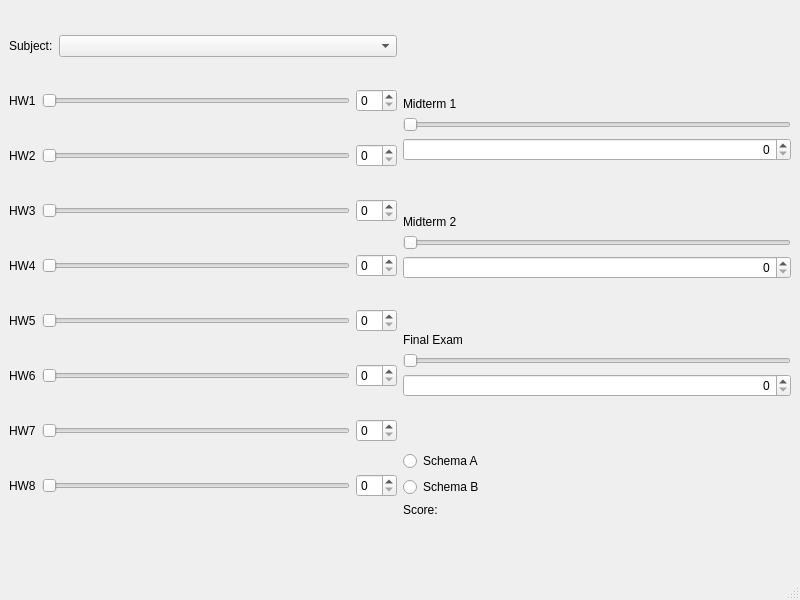
<?xml version="1.0" encoding="UTF-8"?>
<ui version="4.0">
 <class>MainWindow</class>
 <widget class="QMainWindow" name="MainWindow">
  <property name="geometry">
   <rect>
    <x>0</x>
    <y>0</y>
    <width>800</width>
    <height>600</height>
   </rect>
  </property>
  <property name="windowTitle">
   <string>MainWindow</string>
  </property>
  <widget class="QWidget" name="centralwidget">
   <layout class="QHBoxLayout" name="horizontalLayout_11">
    <item>
     <layout class="QVBoxLayout" name="verticalLayout">
      <item>
       <layout class="QHBoxLayout" name="horizontalLayout_9">
        <item>
         <widget class="QLabel" name="label">
          <property name="sizePolicy">
           <sizepolicy hsizetype="Preferred" vsizetype="Fixed">
            <horstretch>0</horstretch>
            <verstretch>0</verstretch>
           </sizepolicy>
          </property>
          <property name="text">
           <string>Subject:</string>
          </property>
         </widget>
        </item>
        <item>
         <widget class="QComboBox" name="comboBox">
          <property name="sizePolicy">
           <sizepolicy hsizetype="Expanding" vsizetype="Fixed">
            <horstretch>0</horstretch>
            <verstretch>0</verstretch>
           </sizepolicy>
          </property>
         </widget>
        </item>
       </layout>
      </item>
      <item>
       <layout class="QHBoxLayout" name="horizontalLayout">
        <item>
         <widget class="QLabel" name="label_2">
          <property name="text">
           <string>HW1</string>
          </property>
         </widget>
        </item>
        <item>
         <widget class="QSlider" name="horizontalSlider">
          <property name="maximum">
           <number>20</number>
          </property>
          <property name="orientation">
           <enum>Qt::Horizontal</enum>
          </property>
         </widget>
        </item>
        <item>
         <widget class="QSpinBox" name="hw1">
          <property name="maximum">
           <number>20</number>
          </property>
         </widget>
        </item>
       </layout>
      </item>
      <item>
       <layout class="QHBoxLayout" name="horizontalLayout_2">
        <item>
         <widget class="QLabel" name="label_3">
          <property name="text">
           <string>HW2</string>
          </property>
         </widget>
        </item>
        <item>
         <widget class="QSlider" name="horizontalSlider_2">
          <property name="maximum">
           <number>20</number>
          </property>
          <property name="orientation">
           <enum>Qt::Horizontal</enum>
          </property>
         </widget>
        </item>
        <item>
         <widget class="QSpinBox" name="hw2">
          <property name="maximum">
           <number>20</number>
          </property>
         </widget>
        </item>
       </layout>
      </item>
      <item>
       <layout class="QHBoxLayout" name="horizontalLayout_3">
        <item>
         <widget class="QLabel" name="label_4">
          <property name="text">
           <string>HW3</string>
          </property>
         </widget>
        </item>
        <item>
         <widget class="QSlider" name="horizontalSlider_3">
          <property name="maximum">
           <number>20</number>
          </property>
          <property name="orientation">
           <enum>Qt::Horizontal</enum>
          </property>
         </widget>
        </item>
        <item>
         <widget class="QSpinBox" name="hw3">
          <property name="maximum">
           <number>20</number>
          </property>
         </widget>
        </item>
       </layout>
      </item>
      <item>
       <layout class="QHBoxLayout" name="horizontalLayout_4">
        <item>
         <widget class="QLabel" name="label_5">
          <property name="text">
           <string>HW4</string>
          </property>
         </widget>
        </item>
        <item>
         <widget class="QSlider" name="horizontalSlider_4">
          <property name="maximum">
           <number>20</number>
          </property>
          <property name="orientation">
           <enum>Qt::Horizontal</enum>
          </property>
         </widget>
        </item>
        <item>
         <widget class="QSpinBox" name="hw4">
          <property name="maximum">
           <number>20</number>
          </property>
         </widget>
        </item>
       </layout>
      </item>
      <item>
       <layout class="QHBoxLayout" name="horizontalLayout_5">
        <item>
         <widget class="QLabel" name="label_6">
          <property name="text">
           <string>HW5</string>
          </property>
         </widget>
        </item>
        <item>
         <widget class="QSlider" name="horizontalSlider_5">
          <property name="maximum">
           <number>20</number>
          </property>
          <property name="orientation">
           <enum>Qt::Horizontal</enum>
          </property>
         </widget>
        </item>
        <item>
         <widget class="QSpinBox" name="hw5">
          <property name="maximum">
           <number>20</number>
          </property>
         </widget>
        </item>
       </layout>
      </item>
      <item>
       <layout class="QHBoxLayout" name="horizontalLayout_6">
        <item>
         <widget class="QLabel" name="label_7">
          <property name="text">
           <string>HW6</string>
          </property>
         </widget>
        </item>
        <item>
         <widget class="QSlider" name="horizontalSlider_7">
          <property name="maximum">
           <number>20</number>
          </property>
          <property name="orientation">
           <enum>Qt::Horizontal</enum>
          </property>
         </widget>
        </item>
        <item>
         <widget class="QSpinBox" name="hw6">
          <property name="maximum">
           <number>20</number>
          </property>
         </widget>
        </item>
       </layout>
      </item>
      <item>
       <layout class="QHBoxLayout" name="horizontalLayout_7">
        <item>
         <widget class="QLabel" name="label_8">
          <property name="text">
           <string>HW7</string>
          </property>
         </widget>
        </item>
        <item>
         <widget class="QSlider" name="horizontalSlider_6">
          <property name="maximum">
           <number>20</number>
          </property>
          <property name="orientation">
           <enum>Qt::Horizontal</enum>
          </property>
         </widget>
        </item>
        <item>
         <widget class="QSpinBox" name="hw7">
          <property name="maximum">
           <number>20</number>
          </property>
         </widget>
        </item>
       </layout>
      </item>
      <item>
       <layout class="QHBoxLayout" name="horizontalLayout_8">
        <item>
         <widget class="QLabel" name="label_9">
          <property name="text">
           <string>HW8</string>
          </property>
         </widget>
        </item>
        <item>
         <widget class="QSlider" name="horizontalSlider_8">
          <property name="maximum">
           <number>20</number>
          </property>
          <property name="orientation">
           <enum>Qt::Horizontal</enum>
          </property>
         </widget>
        </item>
        <item>
         <widget class="QSpinBox" name="hw8">
          <property name="maximum">
           <number>20</number>
          </property>
         </widget>
        </item>
       </layout>
      </item>
      <item>
       <spacer name="verticalSpacer">
        <property name="orientation">
         <enum>Qt::Vertical</enum>
        </property>
        <property name="sizeType">
         <enum>QSizePolicy::Preferred</enum>
        </property>
        <property name="sizeHint" stdset="0">
         <size>
          <width>20</width>
          <height>40</height>
         </size>
        </property>
       </spacer>
      </item>
     </layout>
    </item>
    <item>
     <layout class="QVBoxLayout" name="verticalLayout_6">
      <item>
       <spacer name="verticalSpacer_2">
        <property name="orientation">
         <enum>Qt::Vertical</enum>
        </property>
        <property name="sizeType">
         <enum>QSizePolicy::Preferred</enum>
        </property>
        <property name="sizeHint" stdset="0">
         <size>
          <width>20</width>
          <height>40</height>
         </size>
        </property>
       </spacer>
      </item>
      <item>
       <layout class="QVBoxLayout" name="verticalLayout_2">
        <item>
         <widget class="QLabel" name="label_10">
          <property name="sizePolicy">
           <sizepolicy hsizetype="Preferred" vsizetype="Fixed">
            <horstretch>0</horstretch>
            <verstretch>0</verstretch>
           </sizepolicy>
          </property>
          <property name="text">
           <string>Midterm 1</string>
          </property>
         </widget>
        </item>
        <item>
         <widget class="QSlider" name="horizontalSlider_9">
          <property name="maximum">
           <number>25</number>
          </property>
          <property name="orientation">
           <enum>Qt::Horizontal</enum>
          </property>
         </widget>
        </item>
        <item>
         <widget class="QSpinBox" name="mt1">
          <property name="alignment">
           <set>Qt::AlignRight|Qt::AlignTrailing|Qt::AlignVCenter</set>
          </property>
          <property name="maximum">
           <number>25</number>
          </property>
         </widget>
        </item>
       </layout>
      </item>
      <item>
       <layout class="QVBoxLayout" name="verticalLayout_3">
        <item>
         <widget class="QLabel" name="label_11">
          <property name="sizePolicy">
           <sizepolicy hsizetype="Preferred" vsizetype="Fixed">
            <horstretch>0</horstretch>
            <verstretch>0</verstretch>
           </sizepolicy>
          </property>
          <property name="text">
           <string>Midterm 2</string>
          </property>
         </widget>
        </item>
        <item>
         <widget class="QSlider" name="horizontalSlider_10">
          <property name="maximum">
           <number>25</number>
          </property>
          <property name="orientation">
           <enum>Qt::Horizontal</enum>
          </property>
         </widget>
        </item>
        <item>
         <widget class="QSpinBox" name="mt2">
          <property name="alignment">
           <set>Qt::AlignRight|Qt::AlignTrailing|Qt::AlignVCenter</set>
          </property>
          <property name="maximum">
           <number>25</number>
          </property>
         </widget>
        </item>
       </layout>
      </item>
      <item>
       <layout class="QVBoxLayout" name="verticalLayout_4">
        <item>
         <widget class="QLabel" name="label_12">
          <property name="sizePolicy">
           <sizepolicy hsizetype="Preferred" vsizetype="Fixed">
            <horstretch>0</horstretch>
            <verstretch>0</verstretch>
           </sizepolicy>
          </property>
          <property name="text">
           <string>Final Exam</string>
          </property>
         </widget>
        </item>
        <item>
         <widget class="QSlider" name="horizontalSlider_11">
          <property name="maximum">
           <number>25</number>
          </property>
          <property name="singleStep">
           <number>1</number>
          </property>
          <property name="orientation">
           <enum>Qt::Horizontal</enum>
          </property>
         </widget>
        </item>
        <item>
         <widget class="QSpinBox" name="fe">
          <property name="alignment">
           <set>Qt::AlignRight|Qt::AlignTrailing|Qt::AlignVCenter</set>
          </property>
          <property name="maximum">
           <number>25</number>
          </property>
         </widget>
        </item>
       </layout>
      </item>
      <item>
       <layout class="QVBoxLayout" name="verticalLayout_5">
        <item>
         <widget class="QRadioButton" name="radioButton">
          <property name="text">
           <string>Schema A</string>
          </property>
         </widget>
        </item>
        <item>
         <widget class="QRadioButton" name="radioButton_2">
          <property name="text">
           <string>Schema B</string>
          </property>
         </widget>
        </item>
        <item>
         <layout class="QHBoxLayout" name="horizontalLayout_10">
          <item>
           <widget class="QLabel" name="label_13">
            <property name="text">
             <string>Score:</string>
            </property>
           </widget>
          </item>
          <item>
           <widget class="QLabel" name="label_14">
            <property name="sizePolicy">
             <sizepolicy hsizetype="Expanding" vsizetype="Fixed">
              <horstretch>0</horstretch>
              <verstretch>0</verstretch>
             </sizepolicy>
            </property>
            <property name="text">
             <string/>
            </property>
           </widget>
          </item>
         </layout>
        </item>
       </layout>
      </item>
     </layout>
    </item>
   </layout>
  </widget>
  <widget class="QMenuBar" name="menubar">
   <property name="geometry">
    <rect>
     <x>0</x>
     <y>0</y>
     <width>800</width>
     <height>22</height>
    </rect>
   </property>
  </widget>
  <widget class="QStatusBar" name="statusbar"/>
 </widget>
 <resources/>
 <connections>
  <connection>
   <sender>hw1</sender>
   <signal>valueChanged(int)</signal>
   <receiver>horizontalSlider</receiver>
   <slot>setValue(int)</slot>
   <hints>
    <hint type="sourcelabel">
     <x>367</x>
     <y>104</y>
    </hint>
    <hint type="destinationlabel">
     <x>102</x>
     <y>102</y>
    </hint>
   </hints>
  </connection>
  <connection>
   <sender>horizontalSlider</sender>
   <signal>valueChanged(int)</signal>
   <receiver>hw1</receiver>
   <slot>setValue(int)</slot>
   <hints>
    <hint type="sourcelabel">
     <x>286</x>
     <y>120</y>
    </hint>
    <hint type="destinationlabel">
     <x>375</x>
     <y>116</y>
    </hint>
   </hints>
  </connection>
  <connection>
   <sender>horizontalSlider_2</sender>
   <signal>valueChanged(int)</signal>
   <receiver>hw2</receiver>
   <slot>setValue(int)</slot>
   <hints>
    <hint type="sourcelabel">
     <x>276</x>
     <y>164</y>
    </hint>
    <hint type="destinationlabel">
     <x>386</x>
     <y>161</y>
    </hint>
   </hints>
  </connection>
  <connection>
   <sender>hw2</sender>
   <signal>valueChanged(int)</signal>
   <receiver>horizontalSlider_2</receiver>
   <slot>setValue(int)</slot>
   <hints>
    <hint type="sourcelabel">
     <x>379</x>
     <y>172</y>
    </hint>
    <hint type="destinationlabel">
     <x>171</x>
     <y>169</y>
    </hint>
   </hints>
  </connection>
  <connection>
   <sender>horizontalSlider_3</sender>
   <signal>valueChanged(int)</signal>
   <receiver>hw3</receiver>
   <slot>setValue(int)</slot>
   <hints>
    <hint type="sourcelabel">
     <x>205</x>
     <y>214</y>
    </hint>
    <hint type="destinationlabel">
     <x>379</x>
     <y>209</y>
    </hint>
   </hints>
  </connection>
  <connection>
   <sender>hw3</sender>
   <signal>valueChanged(int)</signal>
   <receiver>horizontalSlider_3</receiver>
   <slot>setValue(int)</slot>
   <hints>
    <hint type="sourcelabel">
     <x>378</x>
     <y>222</y>
    </hint>
    <hint type="destinationlabel">
     <x>275</x>
     <y>227</y>
    </hint>
   </hints>
  </connection>
  <connection>
   <sender>horizontalSlider_4</sender>
   <signal>valueChanged(int)</signal>
   <receiver>hw4</receiver>
   <slot>setValue(int)</slot>
   <hints>
    <hint type="sourcelabel">
     <x>249</x>
     <y>277</y>
    </hint>
    <hint type="destinationlabel">
     <x>386</x>
     <y>272</y>
    </hint>
   </hints>
  </connection>
  <connection>
   <sender>hw4</sender>
   <signal>valueChanged(int)</signal>
   <receiver>horizontalSlider_4</receiver>
   <slot>setValue(int)</slot>
   <hints>
    <hint type="sourcelabel">
     <x>392</x>
     <y>280</y>
    </hint>
    <hint type="destinationlabel">
     <x>244</x>
     <y>279</y>
    </hint>
   </hints>
  </connection>
  <connection>
   <sender>horizontalSlider_5</sender>
   <signal>valueChanged(int)</signal>
   <receiver>hw5</receiver>
   <slot>setValue(int)</slot>
   <hints>
    <hint type="sourcelabel">
     <x>302</x>
     <y>325</y>
    </hint>
    <hint type="destinationlabel">
     <x>383</x>
     <y>325</y>
    </hint>
   </hints>
  </connection>
  <connection>
   <sender>hw5</sender>
   <signal>valueChanged(int)</signal>
   <receiver>horizontalSlider_5</receiver>
   <slot>setValue(int)</slot>
   <hints>
    <hint type="sourcelabel">
     <x>381</x>
     <y>331</y>
    </hint>
    <hint type="destinationlabel">
     <x>269</x>
     <y>332</y>
    </hint>
   </hints>
  </connection>
  <connection>
   <sender>horizontalSlider_7</sender>
   <signal>valueChanged(int)</signal>
   <receiver>hw6</receiver>
   <slot>setValue(int)</slot>
   <hints>
    <hint type="sourcelabel">
     <x>279</x>
     <y>376</y>
    </hint>
    <hint type="destinationlabel">
     <x>383</x>
     <y>374</y>
    </hint>
   </hints>
  </connection>
  <connection>
   <sender>hw6</sender>
   <signal>valueChanged(int)</signal>
   <receiver>horizontalSlider_7</receiver>
   <slot>setValue(int)</slot>
   <hints>
    <hint type="sourcelabel">
     <x>377</x>
     <y>382</y>
    </hint>
    <hint type="destinationlabel">
     <x>312</x>
     <y>387</y>
    </hint>
   </hints>
  </connection>
  <connection>
   <sender>horizontalSlider_6</sender>
   <signal>valueChanged(int)</signal>
   <receiver>hw7</receiver>
   <slot>setValue(int)</slot>
   <hints>
    <hint type="sourcelabel">
     <x>312</x>
     <y>429</y>
    </hint>
    <hint type="destinationlabel">
     <x>384</x>
     <y>429</y>
    </hint>
   </hints>
  </connection>
  <connection>
   <sender>hw7</sender>
   <signal>valueChanged(int)</signal>
   <receiver>horizontalSlider_6</receiver>
   <slot>setValue(int)</slot>
   <hints>
    <hint type="sourcelabel">
     <x>369</x>
     <y>440</y>
    </hint>
    <hint type="destinationlabel">
     <x>349</x>
     <y>441</y>
    </hint>
   </hints>
  </connection>
  <connection>
   <sender>horizontalSlider_8</sender>
   <signal>valueChanged(int)</signal>
   <receiver>hw8</receiver>
   <slot>setValue(int)</slot>
   <hints>
    <hint type="sourcelabel">
     <x>243</x>
     <y>490</y>
    </hint>
    <hint type="destinationlabel">
     <x>383</x>
     <y>488</y>
    </hint>
   </hints>
  </connection>
  <connection>
   <sender>hw8</sender>
   <signal>valueChanged(int)</signal>
   <receiver>horizontalSlider_8</receiver>
   <slot>setValue(int)</slot>
   <hints>
    <hint type="sourcelabel">
     <x>392</x>
     <y>494</y>
    </hint>
    <hint type="destinationlabel">
     <x>297</x>
     <y>494</y>
    </hint>
   </hints>
  </connection>
  <connection>
   <sender>horizontalSlider_9</sender>
   <signal>valueChanged(int)</signal>
   <receiver>mt1</receiver>
   <slot>setValue(int)</slot>
   <hints>
    <hint type="sourcelabel">
     <x>786</x>
     <y>198</y>
    </hint>
    <hint type="destinationlabel">
     <x>782</x>
     <y>234</y>
    </hint>
   </hints>
  </connection>
  <connection>
   <sender>mt1</sender>
   <signal>valueChanged(int)</signal>
   <receiver>horizontalSlider_9</receiver>
   <slot>setValue(int)</slot>
   <hints>
    <hint type="sourcelabel">
     <x>782</x>
     <y>234</y>
    </hint>
    <hint type="destinationlabel">
     <x>786</x>
     <y>198</y>
    </hint>
   </hints>
  </connection>
  <connection>
   <sender>horizontalSlider_10</sender>
   <signal>valueChanged(int)</signal>
   <receiver>mt2</receiver>
   <slot>setValue(int)</slot>
   <hints>
    <hint type="sourcelabel">
     <x>786</x>
     <y>305</y>
    </hint>
    <hint type="destinationlabel">
     <x>782</x>
     <y>341</y>
    </hint>
   </hints>
  </connection>
  <connection>
   <sender>mt2</sender>
   <signal>valueChanged(int)</signal>
   <receiver>horizontalSlider_10</receiver>
   <slot>setValue(int)</slot>
   <hints>
    <hint type="sourcelabel">
     <x>782</x>
     <y>341</y>
    </hint>
    <hint type="destinationlabel">
     <x>786</x>
     <y>305</y>
    </hint>
   </hints>
  </connection>
  <connection>
   <sender>horizontalSlider_11</sender>
   <signal>valueChanged(int)</signal>
   <receiver>fe</receiver>
   <slot>setValue(int)</slot>
   <hints>
    <hint type="sourcelabel">
     <x>786</x>
     <y>412</y>
    </hint>
    <hint type="destinationlabel">
     <x>782</x>
     <y>448</y>
    </hint>
   </hints>
  </connection>
  <connection>
   <sender>fe</sender>
   <signal>valueChanged(int)</signal>
   <receiver>horizontalSlider_11</receiver>
   <slot>setValue(int)</slot>
   <hints>
    <hint type="sourcelabel">
     <x>782</x>
     <y>448</y>
    </hint>
    <hint type="destinationlabel">
     <x>786</x>
     <y>412</y>
    </hint>
   </hints>
  </connection>
 </connections>
</ui>
